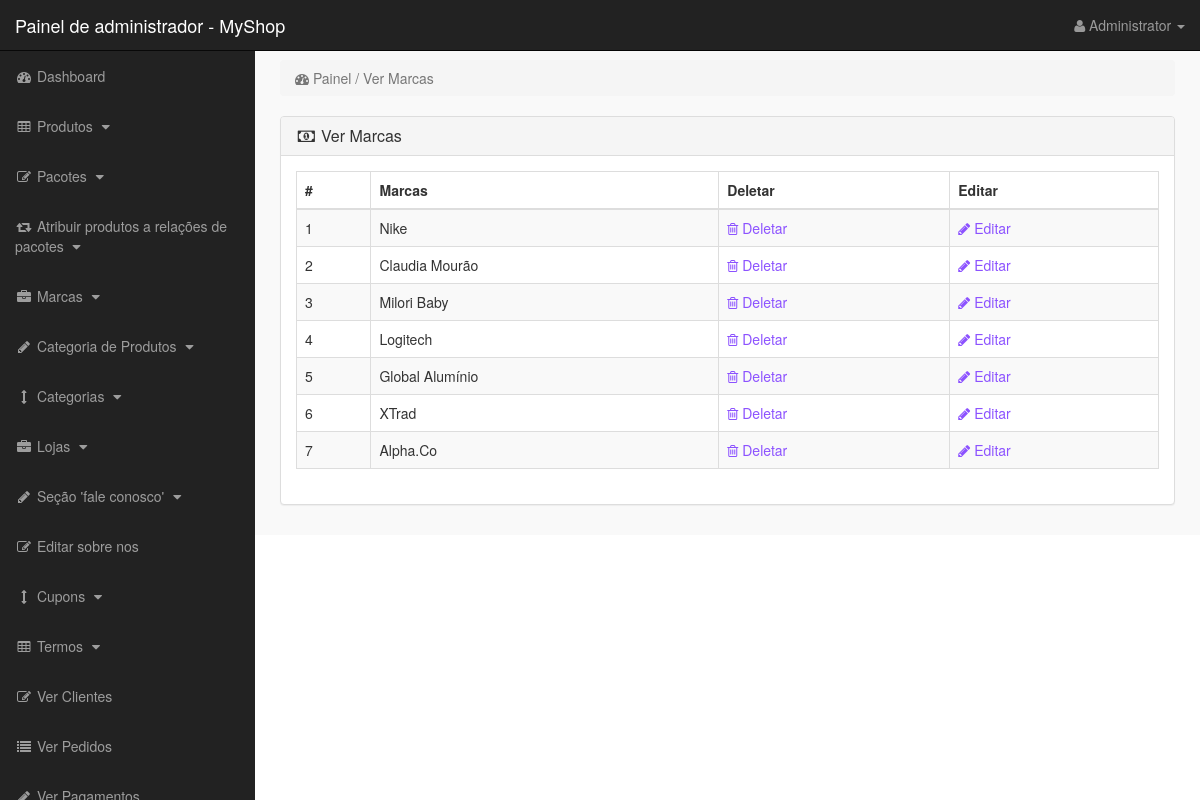
The app's page /admin_area/index.php?view_manufacturers (signed in) with its own data.
### tables this page shows
CREATE TABLE IF NOT EXISTS `manufacturers` (
  `manufacturer_id` int(10) NOT NULL AUTO_INCREMENT,
  `manufacturer_title` text NOT NULL,
  `manufacturer_top` text NOT NULL,
  `manufacturer_image` text NOT NULL,
  PRIMARY KEY (`manufacturer_id`)
);

### admin_area/view_manufacturers.php (the view)
<?php
if(!isset($_SESSION['admin_email'])){
echo "<script>window.open('login.php','_self')</script>";
}
else {
?>
<div class="row">
<div class="col-lg-12">
<ol class="breadcrumb">
<li class="active">
<i class="fa fa-dashboard"></i> Painel / Ver Marcas
</li>
</ol>
</div>
</div>
<div class="row">
<div class="col-lg-12">
<div class="panel panel-default">
<div class="panel-heading">
<h3 class="panel-title">
<i class="fa fa-money fa-fw"></i> Ver Marcas
</h3>
</div>
<div class="panel-body">
<div class="table-responsive">
<table class="table table-bordered table-hover table-striped">
<thead>
<tr>
<th>#</th>
<th>Marcas</th>
<th>Deletar</th>
<th>Editar</th>
</tr>
</thead>
<tbody>
<?php
$i = 0;
$get_manufacturers = "select * from manufacturers";
$run_manufacturers = mysqli_query($con,$get_manufacturers);
while($row_manufacturers = mysqli_fetch_array($run_manufacturers)){
$manufacturer_id = $row_manufacturers['manufacturer_id'];
$manufacturer_title = $row_manufacturers['manufacturer_title'];
$i++;
?>
<tr>
<td><?php echo $i; ?></td>
<td><?php echo $manufacturer_title; ?></td>
<td>
<a href="index.php?delete_manufacturer=<?php echo $manufacturer_id; ?>">
<i class="fa fa-trash-o"></i> Deletar
</a>
</td>
<td>
<a href="index.php?edit_manufacturer=<?php echo $manufacturer_id; ?>">
<i class="fa fa-pencil"></i> Editar
</a>
</td>
</tr>
<?php } ?>
</tbody>
</table>
</div>
</div>
</div>
</div>
</div>
<?php } ?>

### admin_area/includes/sidebar.php (shortened to what this page needs)
<?php
if(!isset($_SESSION['admin_email'])){
echo "<script>window.open('login.php','_self')</script>";
}
else {
?>
<nav class="navbar navbar-inverse navbar-fixed-top" >
<div class="navbar-header" >
<a class="navbar-brand" href="index.php?dashboard" >Painel de administrador - MyShop</a>
</div>
<ul class="nav navbar-right top-nav" >
<li class="dropdown" >
<a href="#" class="dropdown-toggle" data-toggle="dropdown" >
<i class="fa fa-user" ></i>
<?php echo $admin_name; ?> <b class="caret" ></b>
</a>
</li>
</ul>
<div class="collapse navbar-collapse navbar-ex1-collapse">
<ul class="nav navbar-nav side-nav">
<li>
<a href="index.php?dashboard">
<i class="fa fa-fw fa-dashboard"></i> Dashboard
</a>
</li>
<li>
<a href="#" data-toggle="collapse" data-target="#products">
<i class="fa fa-fw fa-table"></i> Produtos
<i class="fa fa-fw fa-caret-down"></i>
</a>
</li>
<li>
<a href="#" data-toggle="collapse" data-target="#bundles">
<i class="fa fa-fw fa-edit"></i> Pacotes
<i class="fa fa-fw fa-caret-down"></i>
</a>
</li>
<li>
<a href="#" data-toggle="collapse" data-target="#relations">
<i class="fa fa-fw fa-retweet"></i> Atribuir produtos a relações de pacotes
<i class="fa fa-fw fa-caret-down"></i>
</a>
</li>
<li>
<a href="#" data-toggle="collapse" data-target="#manufacturers">
<i class="fa fa-fw fa-briefcase"></i> Marcas
<i class="fa fa-fw fa-caret-down"></i>
</a>
</li>
<li>
<a href="#" data-toggle="collapse" data-target="#p_cat">
<i class="fa fa-fw fa-pencil"></i> Categoria de Produtos
<i class="fa fa-fw fa-caret-down"></i>
</a>
</li>
<li>
<a href="#" data-toggle="collapse" data-target="#cat">
<i class="fa fa-fw fa-arrows-v"></i> Categorias
<i class="fa fa-fw fa-caret-down"></i>
</a>
</li>
<li>
<a href="#" data-toggle="collapse" data-target="#store">
<i class="fa fa-fw fa-briefcase"></i> Lojas
<i class="fa fa-fw fa-caret-down"></i>
</a>
</li>
<li>
<a href="#" data-toggle="collapse" data-target="#contact_us">
<i class="fa fa-fw fa-pencil"> </i> Seção 'fale conosco'
<i class="fa fa-fw fa-caret-down"></i>
</a>
</li>
<li>
<a href="index.php?edit_about_us">
<i class="fa fa-fw fa-edit"></i> Editar sobre nos
</a>
</li>
<li>
<a href="#" data-toggle="collapse" data-target="#coupons">
<i class="fa fa-fw fa-arrows-v"></i> Cupons
<i class="fa fa-fw fa-caret-down"></i>
</a>
</li>
<li>
<a href="#" data-toggle="collapse" data-target="#terms" >
<i class="fa fa-fw fa-table"></i> Termos
<i class="fa fa-fw fa-caret-down"></i>
</a>
</li>
<li>
<a href="index.php?view_customers">
<i class="fa fa-fw fa-edit"></i> Ver Clientes
</a>
</li>
<li>
<a href="index.php?view_orders">
<i class="fa fa-fw fa-list"></i> Ver Pedidos
</a>
</li>
<li>
<a href="index.php?view_payments">
<i class="fa fa-fw fa-pencil"></i> Ver Pagamentos
</a>
</li>
</ul>
</div>
</nav>
<?php } ?>

### admin_area/css/style.css (style rules this page uses)
body { margin-top:100px; }
@media (min-width: 768px) { body { margin-top:50px; } }
.top-nav { padding:0 15px; }
.top-nav>li { display:inline-block; float:left; }
.top-nav>li>a { padding-top:15px; padding-bottom:15px; line-height:20px; color:#999; }
@media (min-width: 768px) { .side-nav { position:fixed; top:51px; width:255px; border-radius:0; overflow-y:auto; background-color: #222; bottom:0; overflow-x:hidden; padding-bottom:40px; } }
@media (min-width: 768px) { .side-nav>li>a { width:255px; } }
.panel-body { border-radius:5px; }

### records on screen
manufacturers: manufacturer_title "Nike"
manufacturers: manufacturer_title "Claudia Mourão"
manufacturers: manufacturer_title "Milori Baby"
manufacturers: manufacturer_title "Logitech"
manufacturers: manufacturer_title "Global Alumínio"
manufacturers: manufacturer_title "XTrad"
manufacturers: manufacturer_title "Alpha.Co"

### other values on screen
$admin_name "Administrator"
